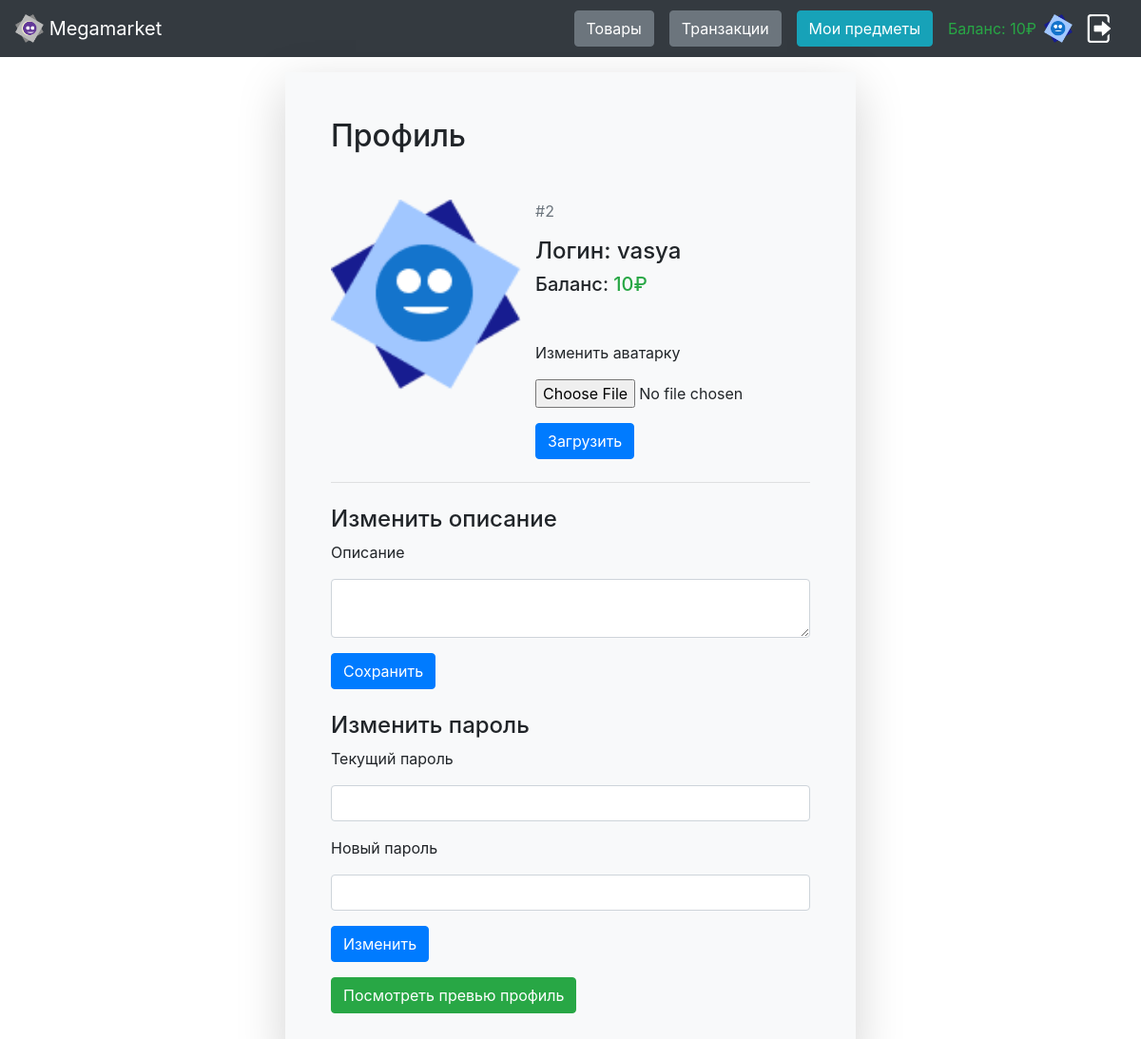
Screenshot of /profile (signed in) with the database file from the repository.
### app/models/users/user.py (models this page shows, shortened)
class User(SqlAlchemyBase, UserMixin, Model):
    __tablename__ = "users"
    DEFAULT_AVATAR = "default_avatar.png"
    id = Column(Integer, primary_key=True, autoincrement=True)
    login = Column(String, unique=True, nullable=False)
    password = Column(String, nullable=False)
    description = Column(String, default="")
    bill = Column(Integer, default=0, nullable=False)
    created_at = Column(DateTime, default=datetime.now)
    is_staff = Column(Boolean, default=False)
    avatar = Column(String, default="")
    @property
    def img_url(self):
        return img_url(self.avatar or self.DEFAULT_AVATAR)
    @property
    def preview_url(self):
        return f"/users/{self.id}"

### app/site/authorization/views.py (the view, shortened to what this page needs)
@blueprint.route("/profile", methods=["POST", "GET"])
@login_required
def profile():
    avatar_form = AvatarForm()
    change_description_form = ChangeDescriptionForm()
    change_password_form = ChangePasswordForm()
    with create_session() as session:
        data = {
            "avatar_form": avatar_form,
            "change_description_form": change_description_form,
            "change_password_form": change_password_form,
            "description": current_user.description,
        }
        data_changed = False
        if change_description_form.validate_on_submit():
            data_changed = True
            current_user.description = change_description_form.description.data
        if data_changed:
            session.add(current_user)
            session.commit()
        change_description_form.description.data = current_user.description
        return render_template("users/profile.html", **data)

### app/site/authorization/forms.py
class AvatarForm(FlaskForm):
    image = FileField("Изменить аватарку", validators=[DataRequired()])
    submit = SubmitField("Загрузить")

class ChangeDescriptionForm(FlaskForm):
    description = TextAreaField("Описание")
    submit = SubmitField("Сохранить")

### app/models/db_session.py (called while the page is built)
def create_session() -> Session:
    global __factory
    if __factory is None:
        global_init(DB_FILE)
    return __factory()

### app/site/authorization/views.py (called while the page is built)
@login_manager.user_loader
def load_user(user_id):
    db_sess = create_session()
    return db_sess.query(User).get(user_id)

### app/utils/utils.py (called while the page is built)
def img_url(img_name: str):
    return url_for("static", filename=f"{settings.IMAGES_DIR_NAME}/{img_name}")

### app/templates/users/profile.html (shortened to what this page needs)
{% extends 'form_base.html' %}
{% import 'macroses.html' as utils %}
{% block form_content %}
    <h2 class="mb-5">Профиль</h2>
    <div class="d-flex flex-row">
        <img src="{{ current_user.img_url }}" width="200" height="200" class="d-inline-block align-top" alt="">
        <div class="container">
            <p class="text-secondary">#{{ current_user.id }}</p>
            <h4>Логин: {{ current_user.login }}</h4>
            <h5>Баланс: <span class="text-success">{{ current_user.bill }}₽</span></h5>
            <div class="mt-5">
                <form method="post" enctype="multipart/form-data">
                    {{ utils.file_field(avatar_form.image) }}
                    {{ utils.submit(avatar_form.submit) }}
                </form>
            </div>
        </div>
    </div>
    <hr class="my-4">
    <h4>Изменить описание</h4>
    <form method="post">
        {{ utils.input_field(change_description_form.description) }}
        {{ utils.submit(change_description_form.submit) }}
    </form>
    <h4 class="mt-4">Изменить пароль</h4>
    <form method="post" class="mt-2">
        {{ utils.input_field(change_password_form.password) }}
        {{ utils.input_field(change_password_form.new_password) }}
        {{ utils.submit(change_password_form.submit) }}
    </form>
    <a href="{{ current_user.preview_url }}" class="btn btn-success mt-3">Посмотреть превью профиль</a>
{% endblock %}

### app/templates/base.html (shortened to what this page needs)
<!doctype html>
<html lang="ru">
<head>
    <link rel="stylesheet" href="{{ url_for('static', filename='css/general.css') }}">
    <link rel="stylesheet" href="https://cdn.jsdelivr.net/npm/bootstrap@4.6.2/dist/css/bootstrap.min.css"
>
</head>
<body>
<nav class="navbar navbar-dark bg-dark dflex">
    <a class="navbar-brand" href="/">
        <img src="{{ url_for('static', filename='images/logo.png') }}" width="30" height="30"
             class="d-inline-block align-top" alt="">
        Megamarket
    </a>
    {% if current_user and current_user.is_authenticated %}
        <div class="ml-auto d-flex align-items-center">
            <a href="/products" class="btn btn-secondary mx-2">Товары</a>
            <a href="/transactions" class="btn btn-secondary mx-2">Транзакции</a>
            <a class="btn btn-info ml-2 mr-3" href="/inventory">Мои предметы</a>
            <div class="text-success mr-2">Баланс: <span id="balance">{{ current_user.bill }}₽</span></div>
            <a href="/profile">
                <img src="{{ current_user.img_url }}" width="30" height="30" class="d-inline-block align-top"
                     alt="">
            </a>
            <a class="btn btn-danger-outline" href="/logout">
                <img src="{{ url_for('static', filename='images/logout.png') }}" width="30" height="30"
                     class="d-inline-block align-top" alt="">
            </a>
        </div>
    {% else %}
        <p>
            <a class="btn btn-primary " href="/register">Зарегистрироваться</a>
            <a class="btn btn-success" href="/login">Войти</a>
        </p>
    {% endif %}
</nav>
<div class="container-fluid dflex justify-content-center">
    <div class="row justify-content-center">
        {% block content %}{% endblock %}
    </div>
</div>
</body>
</html>

### rows the page displays
User: bill "10", id "2", login "vasya"

### other values shown
{{ field.label }} "Изменить аватарку"
{{ field.label }} "Описание Текущий пароль Новый пароль"
